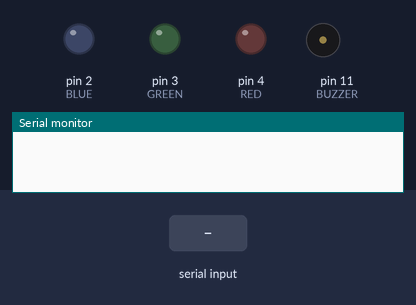
The sketch below on a simulated Arduino Uno, built with avr-gcc and run on an emulated ATmega328P. Parts: output pins drawn as LEDs (lit = HIGH), buzzer (waves = sounding, pin HIGH), the last lines printed to the serial monitor. Inputs (shaded band) come from the test bench.

Above: at 1.2 s.
1.3 s: "90,45\n" received over Serial
At 2.5 s:
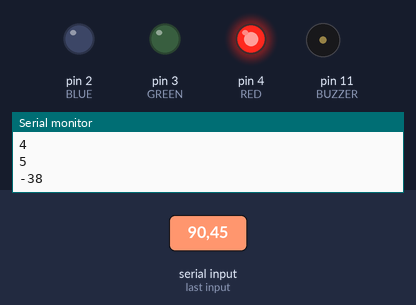
2.8 s: "30,150\n" received over Serial
At 3.6 s:
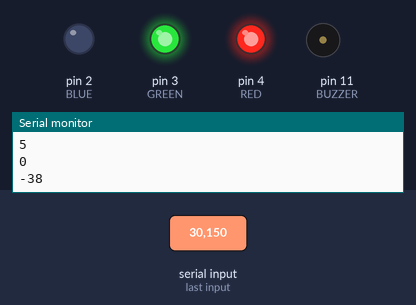
4.3 s: "200\n" received over Serial
At 4.7 s:
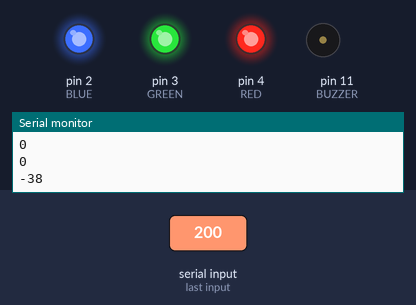
5.8 s: "90,45\n" received over Serial
At 7.0 s:
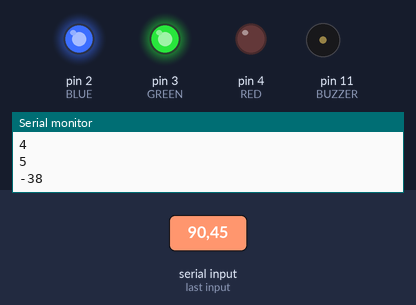
7.3 s: "30,150\n" received over Serial
At 8.2 s:
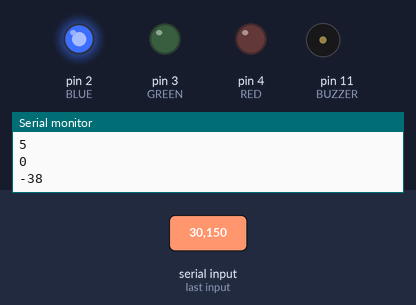
Timing chart, 0 to 9.8 s (numbered marks = the images above; inputs shaded):
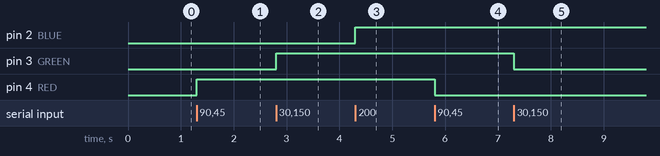

The sketch:

sketch_oct16a.ino
```cpp
#define RED 4
#define GREEN 3
#define BLUE 2
#define BUZZER 11

int incoming = 0;

void setup()
{
  Serial.begin(9600);
  pinMode(RED,OUTPUT);
  pinMode(GREEN,OUTPUT);
  pinMode(BLUE,OUTPUT);
  pinMode(BUZZER,OUTPUT);
}

boolean red = false;
boolean green = false;
boolean blue = false;

void refresh()
{
  if(red)
  {
    digitalWrite(RED,HIGH);
  }
  else
  {
    digitalWrite(RED,LOW);
  }
  if(green)
  {
    digitalWrite(GREEN,HIGH);
  }
  else
  {
    digitalWrite(GREEN,LOW);
  }
  if(blue)
  {
    digitalWrite(BLUE,HIGH);
  }
  else
  {
    digitalWrite(BLUE,LOW);
  }
}

void toggle(int l)
{
  if(l == RED)
  {
    if(red == true)
    {
      red = false;
    }
    else
    {
      red = true;
    }
  }
  else if(l == GREEN)
  {
    if(green == true)
    {
      green = false;
    }
    else
    {
      green = true;
    }
  }
  else if(l == BLUE)
  {
    if(blue == true)
    {
      blue = false;
    }
    else
    {
      blue = true;
    }
  }
}

void loop()
{
  if(Serial.available() > 0)
  {
    incoming = Serial.read() - '0';
    Serial.println(incoming, DEC);

    if(incoming == RED)
    {
      toggle(RED);
    }
    else if(incoming == GREEN)
    {
      toggle(GREEN);
    }
    else if(incoming == BLUE)
    {
      toggle(BLUE);
    }
    refresh();
  }
}
```

Measured:
- after the input at 1.3 s, pin 4 (RED): LOW → HIGH at once
- after the input at 2.8 s, pin 3 (GREEN): LOW → HIGH at once
- after the input at 4.3 s, pin 2 (BLUE): LOW → HIGH at once
- after the input at 5.8 s, pin 4 (RED): HIGH → LOW at once
- after the input at 7.3 s, pin 3 (GREEN): HIGH → LOW at once
